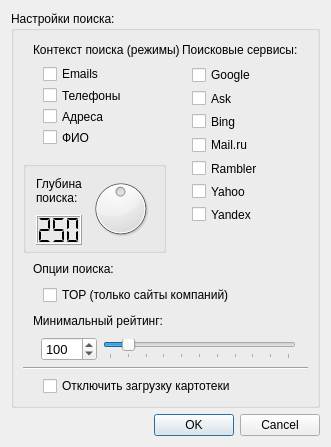
<?xml version="1.0" encoding="UTF-8"?>
<ui version="4.0">
 <class>DialogSettings</class>
 <widget class="QDialog" name="DialogSettings">
  <property name="windowModality">
   <enum>Qt::WindowModal</enum>
  </property>
  <property name="geometry">
   <rect>
    <x>0</x>
    <y>0</y>
    <width>331</width>
    <height>447</height>
   </rect>
  </property>
  <property name="sizePolicy">
   <sizepolicy hsizetype="Fixed" vsizetype="Fixed">
    <horstretch>0</horstretch>
    <verstretch>0</verstretch>
   </sizepolicy>
  </property>
  <property name="minimumSize">
   <size>
    <width>331</width>
    <height>447</height>
   </size>
  </property>
  <property name="maximumSize">
   <size>
    <width>335</width>
    <height>447</height>
   </size>
  </property>
  <property name="windowTitle">
   <string>Оферта. Настройки</string>
  </property>
  <property name="modal">
   <bool>false</bool>
  </property>
  <layout class="QGridLayout" name="gridLayoutWidget">
   <item row="1" column="0">
    <widget class="QDialogButtonBox" name="buttonBox">
     <property name="orientation">
      <enum>Qt::Horizontal</enum>
     </property>
     <property name="standardButtons">
      <set>QDialogButtonBox::Cancel|QDialogButtonBox::Ok</set>
     </property>
    </widget>
   </item>
   <item row="0" column="0">
    <widget class="QGroupBox" name="boxSearchSettings">
     <property name="maximumSize">
      <size>
       <width>450</width>
       <height>800</height>
      </size>
     </property>
     <property name="title">
      <string>Настройки поиска:</string>
     </property>
     <layout class="QGridLayout" name="gridLayoutWidgetSettings">
      <item row="0" column="0">
       <layout class="QVBoxLayout" name="verticalLayoutSearchModes">
        <property name="sizeConstraint">
         <enum>QLayout::SetFixedSize</enum>
        </property>
        <property name="leftMargin">
         <number>10</number>
        </property>
        <property name="topMargin">
         <number>0</number>
        </property>
        <property name="rightMargin">
         <number>10</number>
        </property>
        <property name="bottomMargin">
         <number>10</number>
        </property>
        <item>
         <widget class="QLabel" name="labelModes">
          <property name="sizePolicy">
           <sizepolicy hsizetype="Fixed" vsizetype="Fixed">
            <horstretch>0</horstretch>
            <verstretch>0</verstretch>
           </sizepolicy>
          </property>
          <property name="minimumSize">
           <size>
            <width>146</width>
            <height>20</height>
           </size>
          </property>
          <property name="maximumSize">
           <size>
            <width>200</width>
            <height>20</height>
           </size>
          </property>
          <property name="text">
           <string>Контекст поиска (режимы):</string>
          </property>
         </widget>
        </item>
        <item>
         <layout class="QVBoxLayout" name="verticalLayoutModes">
          <property name="leftMargin">
           <number>10</number>
          </property>
          <property name="topMargin">
           <number>0</number>
          </property>
          <property name="rightMargin">
           <number>10</number>
          </property>
          <property name="bottomMargin">
           <number>0</number>
          </property>
          <item>
           <widget class="QCheckBox" name="checkBoxEmail">
            <property name="text">
             <string>Emails</string>
            </property>
           </widget>
          </item>
          <item>
           <widget class="QCheckBox" name="checkBoxPhone">
            <property name="text">
             <string>Телефоны</string>
            </property>
           </widget>
          </item>
          <item>
           <widget class="QCheckBox" name="checkBoxAddress">
            <property name="text">
             <string>Адреса</string>
            </property>
           </widget>
          </item>
          <item>
           <widget class="QCheckBox" name="checkBoxManager">
            <property name="text">
             <string>ФИО</string>
            </property>
           </widget>
          </item>
         </layout>
        </item>
       </layout>
      </item>
      <item row="0" column="1" rowspan="2">
       <layout class="QVBoxLayout" name="verticalLayoutSearchEngines">
        <property name="sizeConstraint">
         <enum>QLayout::SetFixedSize</enum>
        </property>
        <property name="leftMargin">
         <number>10</number>
        </property>
        <property name="topMargin">
         <number>0</number>
        </property>
        <property name="rightMargin">
         <number>10</number>
        </property>
        <property name="bottomMargin">
         <number>10</number>
        </property>
        <item>
         <widget class="QLabel" name="labelSearchEngines">
          <property name="minimumSize">
           <size>
            <width>0</width>
            <height>20</height>
           </size>
          </property>
          <property name="maximumSize">
           <size>
            <width>150</width>
            <height>20</height>
           </size>
          </property>
          <property name="text">
           <string>Поисковые сервисы:</string>
          </property>
         </widget>
        </item>
        <item>
         <layout class="QVBoxLayout" name="verticalLayouEngines">
          <property name="leftMargin">
           <number>10</number>
          </property>
          <property name="topMargin">
           <number>0</number>
          </property>
          <property name="rightMargin">
           <number>10</number>
          </property>
          <property name="bottomMargin">
           <number>20</number>
          </property>
          <item>
           <widget class="QCheckBox" name="checkBoxGoogle">
            <property name="text">
             <string>Google</string>
            </property>
           </widget>
          </item>
          <item>
           <widget class="QCheckBox" name="checkBoxAsk">
            <property name="text">
             <string>Ask</string>
            </property>
           </widget>
          </item>
          <item>
           <widget class="QCheckBox" name="checkBoxBing">
            <property name="text">
             <string>Bing</string>
            </property>
           </widget>
          </item>
          <item>
           <widget class="QCheckBox" name="checkBoxMail">
            <property name="text">
             <string>Mail.ru</string>
            </property>
           </widget>
          </item>
          <item>
           <widget class="QCheckBox" name="checkBoxRambler">
            <property name="text">
             <string>Rambler</string>
            </property>
           </widget>
          </item>
          <item>
           <widget class="QCheckBox" name="checkBoxYahoo">
            <property name="text">
             <string>Yahoo</string>
            </property>
           </widget>
          </item>
          <item>
           <widget class="QCheckBox" name="checkBoxYandex">
            <property name="text">
             <string>Yandex</string>
            </property>
           </widget>
          </item>
         </layout>
        </item>
        <item>
         <spacer name="verticalSpacer">
          <property name="orientation">
           <enum>Qt::Vertical</enum>
          </property>
          <property name="sizeHint" stdset="0">
           <size>
            <width>20</width>
            <height>40</height>
           </size>
          </property>
         </spacer>
        </item>
       </layout>
      </item>
      <item row="1" column="0">
       <widget class="QGroupBox" name="groupBox">
        <property name="title">
         <string/>
        </property>
        <layout class="QGridLayout" name="gridLayoutSearchLevel">
         <property name="margin">
          <number>0</number>
         </property>
         <item row="0" column="0">
          <layout class="QGridLayout" name="gridLayout">
           <property name="leftMargin">
            <number>10</number>
           </property>
           <property name="topMargin">
            <number>5</number>
           </property>
           <property name="rightMargin">
            <number>10</number>
           </property>
           <property name="bottomMargin">
            <number>5</number>
           </property>
           <item row="0" column="0">
            <widget class="QLabel" name="labelSearchLevel">
             <property name="text">
              <string notr="true">Глубина
поиска:</string>
             </property>
             <property name="buddy">
              <cstring>dialSearchLevel</cstring>
             </property>
            </widget>
           </item>
           <item row="1" column="0">
            <widget class="QLCDNumber" name="lcdNumberSearchLevel">
             <property name="sizePolicy">
              <sizepolicy hsizetype="Fixed" vsizetype="Fixed">
               <horstretch>0</horstretch>
               <verstretch>0</verstretch>
              </sizepolicy>
             </property>
             <property name="minimumSize">
              <size>
               <width>46</width>
               <height>30</height>
              </size>
             </property>
             <property name="font">
              <font>
               <family>MS Sans Serif</family>
               <pointsize>10</pointsize>
               <weight>75</weight>
               <bold>true</bold>
               <kerning>true</kerning>
              </font>
             </property>
             <property name="layoutDirection">
              <enum>Qt::LeftToRight</enum>
             </property>
             <property name="inputMethodHints">
              <set>Qt::ImhDigitsOnly</set>
             </property>
             <property name="frameShape">
              <enum>QFrame::Box</enum>
             </property>
             <property name="frameShadow">
              <enum>QFrame::Raised</enum>
             </property>
             <property name="lineWidth">
              <number>1</number>
             </property>
             <property name="midLineWidth">
              <number>0</number>
             </property>
             <property name="digitCount">
              <number>3</number>
             </property>
             <property name="segmentStyle">
              <enum>QLCDNumber::Flat</enum>
             </property>
             <property name="value" stdset="0">
              <double>250.000000000000000</double>
             </property>
             <property name="intValue" stdset="0">
              <number>250</number>
             </property>
            </widget>
           </item>
           <item row="0" column="1" rowspan="2">
            <widget class="QDial" name="dialSearchLevel">
             <property name="maximum">
              <number>500</number>
             </property>
             <property name="singleStep">
              <number>10</number>
             </property>
             <property name="pageStep">
              <number>100</number>
             </property>
             <property name="value">
              <number>250</number>
             </property>
             <property name="tracking">
              <bool>false</bool>
             </property>
            </widget>
           </item>
          </layout>
         </item>
        </layout>
       </widget>
      </item>
      <item row="2" column="0" colspan="2">
       <layout class="QVBoxLayout" name="verticalLayoutOptions">
        <property name="leftMargin">
         <number>10</number>
        </property>
        <item>
         <widget class="QLabel" name="labelSearchOptions">
          <property name="sizePolicy">
           <sizepolicy hsizetype="Fixed" vsizetype="Fixed">
            <horstretch>0</horstretch>
            <verstretch>0</verstretch>
           </sizepolicy>
          </property>
          <property name="minimumSize">
           <size>
            <width>146</width>
            <height>20</height>
           </size>
          </property>
          <property name="maximumSize">
           <size>
            <width>200</width>
            <height>20</height>
           </size>
          </property>
          <property name="text">
           <string>Опции поиска:</string>
          </property>
         </widget>
        </item>
        <item>
         <layout class="QHBoxLayout" name="horizontalLayouteTopMode">
          <property name="leftMargin">
           <number>10</number>
          </property>
          <property name="rightMargin">
           <number>10</number>
          </property>
          <item>
           <widget class="QCheckBox" name="checkBoxTop">
            <property name="sizePolicy">
             <sizepolicy hsizetype="Fixed" vsizetype="Fixed">
              <horstretch>0</horstretch>
              <verstretch>0</verstretch>
             </sizepolicy>
            </property>
            <property name="minimumSize">
             <size>
              <width>260</width>
              <height>0</height>
             </size>
            </property>
            <property name="text">
             <string>TOP (только сайты компаний)</string>
            </property>
           </widget>
          </item>
         </layout>
        </item>
       </layout>
      </item>
      <item row="3" column="0" colspan="2">
       <layout class="QVBoxLayout" name="verticalLayoutRating">
        <property name="leftMargin">
         <number>10</number>
        </property>
        <item>
         <widget class="QLabel" name="labelSearchRating">
          <property name="sizePolicy">
           <sizepolicy hsizetype="Fixed" vsizetype="Fixed">
            <horstretch>0</horstretch>
            <verstretch>0</verstretch>
           </sizepolicy>
          </property>
          <property name="minimumSize">
           <size>
            <width>146</width>
            <height>20</height>
           </size>
          </property>
          <property name="maximumSize">
           <size>
            <width>200</width>
            <height>20</height>
           </size>
          </property>
          <property name="text">
           <string>Минимальный рейтинг:</string>
          </property>
         </widget>
        </item>
        <item>
         <layout class="QHBoxLayout" name="horizontalLayouteRating">
          <property name="sizeConstraint">
           <enum>QLayout::SetDefaultConstraint</enum>
          </property>
          <property name="leftMargin">
           <number>8</number>
          </property>
          <property name="rightMargin">
           <number>12</number>
          </property>
          <item>
           <widget class="QSpinBox" name="spinBoxThreshold">
            <property name="minimumSize">
             <size>
              <width>50</width>
              <height>0</height>
             </size>
            </property>
            <property name="font">
             <font>
              <pointsize>10</pointsize>
             </font>
            </property>
            <property name="maximum">
             <number>1000</number>
            </property>
            <property name="value">
             <number>100</number>
            </property>
           </widget>
          </item>
          <item>
           <widget class="QSlider" name="sliderRating">
            <property name="minimum">
             <number>0</number>
            </property>
            <property name="maximum">
             <number>1000</number>
            </property>
            <property name="singleStep">
             <number>10</number>
            </property>
            <property name="pageStep">
             <number>100</number>
            </property>
            <property name="sliderPosition">
             <number>100</number>
            </property>
            <property name="orientation">
             <enum>Qt::Horizontal</enum>
            </property>
            <property name="tickPosition">
             <enum>QSlider::TicksBelow</enum>
            </property>
            <property name="tickInterval">
             <number>100</number>
            </property>
           </widget>
          </item>
         </layout>
        </item>
       </layout>
      </item>
      <item row="4" column="0" colspan="2">
       <widget class="Line" name="line">
        <property name="sizePolicy">
         <sizepolicy hsizetype="Minimum" vsizetype="Fixed">
          <horstretch>0</horstretch>
          <verstretch>0</verstretch>
         </sizepolicy>
        </property>
        <property name="orientation">
         <enum>Qt::Horizontal</enum>
        </property>
       </widget>
      </item>
      <item row="5" column="0" colspan="2">
       <layout class="QHBoxLayout" name="horizontalLayoutLoadingDisable">
        <property name="leftMargin">
         <number>20</number>
        </property>
        <property name="rightMargin">
         <number>20</number>
        </property>
        <item>
         <widget class="QCheckBox" name="checkBoxLoadingDisable">
          <property name="sizePolicy">
           <sizepolicy hsizetype="Fixed" vsizetype="Fixed">
            <horstretch>0</horstretch>
            <verstretch>0</verstretch>
           </sizepolicy>
          </property>
          <property name="minimumSize">
           <size>
            <width>250</width>
            <height>0</height>
           </size>
          </property>
          <property name="text">
           <string>Отключить загрузку картотеки</string>
          </property>
         </widget>
        </item>
       </layout>
      </item>
     </layout>
     <zorder>line</zorder>
     <zorder>groupBox</zorder>
     <zorder></zorder>
     <zorder>layoutWidget</zorder>
     <zorder>labelSearchOptions</zorder>
     <zorder>labelSearchRating</zorder>
     <zorder>layoutWidget_2</zorder>
     <zorder>layoutWidget_2</zorder>
    </widget>
   </item>
  </layout>
 </widget>
 <resources/>
 <connections>
  <connection>
   <sender>buttonBox</sender>
   <signal>accepted()</signal>
   <receiver>DialogSettings</receiver>
   <slot>accept()</slot>
   <hints>
    <hint type="sourcelabel">
     <x>266</x>
     <y>437</y>
    </hint>
    <hint type="destinationlabel">
     <x>157</x>
     <y>274</y>
    </hint>
   </hints>
  </connection>
  <connection>
   <sender>buttonBox</sender>
   <signal>rejected()</signal>
   <receiver>DialogSettings</receiver>
   <slot>reject()</slot>
   <hints>
    <hint type="sourcelabel">
     <x>321</x>
     <y>437</y>
    </hint>
    <hint type="destinationlabel">
     <x>286</x>
     <y>274</y>
    </hint>
   </hints>
  </connection>
  <connection>
   <sender>dialSearchLevel</sender>
   <signal>valueChanged(int)</signal>
   <receiver>lcdNumberSearchLevel</receiver>
   <slot>display(int)</slot>
   <hints>
    <hint type="sourcelabel">
     <x>120</x>
     <y>213</y>
    </hint>
    <hint type="destinationlabel">
     <x>72</x>
     <y>231</y>
    </hint>
   </hints>
  </connection>
  <connection>
   <sender>dialSearchLevel</sender>
   <signal>sliderMoved(int)</signal>
   <receiver>lcdNumberSearchLevel</receiver>
   <slot>display(int)</slot>
   <hints>
    <hint type="sourcelabel">
     <x>131</x>
     <y>214</y>
    </hint>
    <hint type="destinationlabel">
     <x>54</x>
     <y>226</y>
    </hint>
   </hints>
  </connection>
  <connection>
   <sender>sliderRating</sender>
   <signal>sliderMoved(int)</signal>
   <receiver>spinBoxThreshold</receiver>
   <slot>setValue(int)</slot>
   <hints>
    <hint type="sourcelabel">
     <x>154</x>
     <y>345</y>
    </hint>
    <hint type="destinationlabel">
     <x>63</x>
     <y>341</y>
    </hint>
   </hints>
  </connection>
  <connection>
   <sender>sliderRating</sender>
   <signal>valueChanged(int)</signal>
   <receiver>spinBoxThreshold</receiver>
   <slot>setValue(int)</slot>
   <hints>
    <hint type="sourcelabel">
     <x>212</x>
     <y>350</y>
    </hint>
    <hint type="destinationlabel">
     <x>76</x>
     <y>362</y>
    </hint>
   </hints>
  </connection>
  <connection>
   <sender>spinBoxThreshold</sender>
   <signal>valueChanged(int)</signal>
   <receiver>sliderRating</receiver>
   <slot>setValue(int)</slot>
   <hints>
    <hint type="sourcelabel">
     <x>69</x>
     <y>352</y>
    </hint>
    <hint type="destinationlabel">
     <x>122</x>
     <y>350</y>
    </hint>
   </hints>
  </connection>
 </connections>
</ui>
